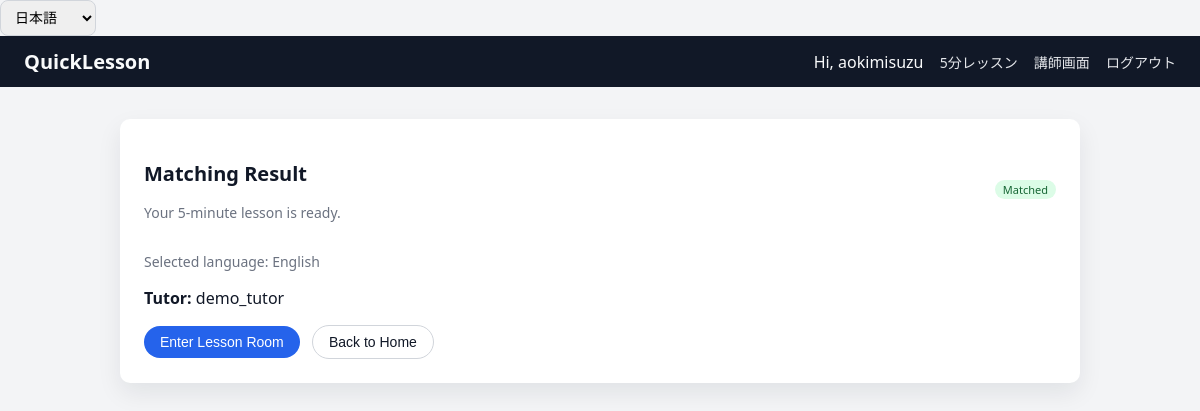
The app's page /match/36/ (signed in) with its own data.
### core/models.py (models this page shows, shortened)
class QuickLessonRequest(models.Model):
    STATUS_CHOICES = [
        ("waiting", "Waiting"),
        ("matched", "Matched"),
        ("cancelled", "Cancelled"),
    ]
    PURPOSE_CHOICES = [
        ("lesson", "Lesson"),        # 普通の5分レッスン
        ("interview", "Interview"),  # 講師候補との面接
    ]
    student = models.ForeignKey(StudentProfile, on_delete=models.CASCADE)
    language = models.ForeignKey(LessonLanguage, on_delete=models.PROTECT)
    created_at = models.DateTimeField(auto_now_add=True)
    status = models.CharField(
        max_length=20, choices=STATUS_CHOICES, default="waiting"
    )
    purpose = models.CharField(
        max_length=20,
        choices=PURPOSE_CHOICES,
        default="lesson",
    )

class LessonLanguage(models.Model):
    code = models.CharField(max_length=10, unique=True)  # 'en', 'es', 'ja'
    name = models.CharField(max_length=50)               # English, Español, 日本語

class QuickLessonMatch(models.Model):
    request = models.OneToOneField(QuickLessonRequest, on_delete=models.CASCADE)
    tutor = models.ForeignKey(TutorProfile, on_delete=models.CASCADE)
    started_at = models.DateTimeField()
    end_at = models.DateTimeField()
    meeting_url = models.URLField(blank=True)
    price = models.DecimalField(max_digits=8, decimal_places=2, default=0)

class TutorProfile(models.Model):
    user = models.OneToOneField(User, on_delete=models.CASCADE)
    languages = models.ManyToManyField(LessonLanguage, blank=True)
    is_online = models.BooleanField(default=False)
    can_interview = models.BooleanField(default=False)

### core/views.py (the view, shortened to what this page needs)
# urls.py: path("match/<int:request_id>/", views.request_detail, name="request_detail"),
@login_required
def request_detail(request, request_id: int):
    qlr = get_object_or_404(
        QuickLessonRequest,
        id=request_id,
        student__user=request.user,
    )
    match = QuickLessonMatch.objects.filter(request=qlr).first()
    return render(
        request,
        "core/request_detail.html",
        {"request_obj": qlr, "match": match},
    )

### templates/core/request_detail.html (shortened to what this page needs)
{% extends "base.html" %}
{% block content %}
  <div class="card">
    <div class="card-header">
      <div>
        <h2 class="card-title">Matching Result</h2>
        <p class="card-subtitle">
          Your 5-minute lesson is ready.
        </p>
      </div>
      {% if request_obj.status == "matched" %}
        <span class="badge badge-green">Matched</span>
      {% elif request_obj.status == "waiting" %}
        <span class="badge badge-gray">Matching</span>
      {% else %}
        <span class="badge badge-gray">Canceled</span>
      {% endif %}
    </div>
    <p class="card-subtitle">
      Selected language: {{ request_obj.language.name }}
    </p>
    {% if match %}
      <div class="mt-16">
        <p><strong>Tutor:</strong> {{ match.tutor.user.username }}</p>
      </div>
      <div class="mt-16">
        <button class="btn" onclick="window.location.href='{% url 'lesson_room' match.id %}'">
          Enter Lesson Room
        </button>
        <button class="btn btn-outline" onclick="window.location.href='{% url 'home' %}'">
          Back to Home
        </button>
      </div>
    {% endif %}
  </div>
{% endblock %}

### templates/base.html (shortened to what this page needs)
{% load static %}
{% load i18n %}
<!DOCTYPE html>
<html lang="ja">
<head>
  <link rel="stylesheet" href="{% static 'css/style.css' %}">
  <body><form action="{% url 'set_language' %}" method="post" style="display:inline;">
  <select name="language" onchange="this.form.submit()">
    <option value="ja" {% if request.LANGUAGE_CODE == "ja" %}selected{% endif %}>日本語</option>
  </select>
</form>
</body>
</head>
<body>
  <header class="header">
    <div class="header-title">
      <a href="{% url 'home' %}">QuickLesson</a>
    </div>
    <nav class="header-nav">
      {% if user.is_authenticated %}
        <span>Hi, {{ user.username }}</span>
        <a href="{% url 'create_request' %}">5分レッスン</a>
        <a href="{% url 'tutor_dashboard' %}">講師画面</a>
        <a href="{% url 'logout' %}">ログアウト</a>
      {% else %}
        <a href="{% url 'login' %}">ログイン</a>
      {% endif %}
    </nav>
  </header>
  <main class="container">
    {% block content %}{% endblock %}
  </main>
</body>
</html>

### static/css/style.css (style rules this page uses)
body { margin: 0; font-family: system-ui, -apple-system, BlinkMacSystemFont, "Segoe UI", sans-serif; background: #f3f4f6; color: #111827; }
a { color: #2563eb; text-decoration: none; }
.header { background: #111827; color: #f9fafb; padding: 12px 24px; display: flex; align-items: center; justify-content: space-between; }
.header-title a { color: #f9fafb; font-weight: 700; font-size: 20px; text-decoration: none; }
.header-nav a { color: #e5e7eb; margin-left: 12px; font-size: 14px; }
.container { max-width: 960px; margin: 32px auto; padding: 0 16px; }
.card { background: #ffffff; border-radius: 10px; padding: 24px; box-shadow: 0 10px 25px rgba(15, 23, 42, 0.08); margin-bottom: 24px; }
.card-header { display: flex; justify-content: space-between; align-items: center; margin-bottom: 16px; }
.card-title { font-size: 20px; font-weight: 600; color: #111827; }
.card-subtitle { font-size: 14px; color: #6b7280; }
.btn { display: inline-flex; align-items: center; justify-content: center; padding: 8px 16px; border-radius: 999px; border: none; cursor: pointer; font-size: 14px; font-weight: 500; background: #2563eb; color: #ffffff; }
.btn-outline { background: transparent; border: 1px solid #d1d5db; color: #111827; }
.btn + .btn { margin-left: 8px; }
form { display: flex; flex-direction: column; gap: 12px; }
select, input[type="text"], input[type="email"], input[type="password"] { padding: 8px 10px; border-radius: 8px; border: 1px solid #d1d5db; font-size: 14px; }
.badge { display: inline-block; padding: 2px 8px; border-radius: 999px; font-size: 11px; font-weight: 500; }
.badge-green { background: #dcfce7; color: #166534; }
.mt-16 { margin-top: 16px; }

### records on screen
QuickLessonRequest: language.name "English"
QuickLessonMatch: tutor.user.username "demo_tutor"

### other values on screen
{{ user.username }} "aokimisuzu"
